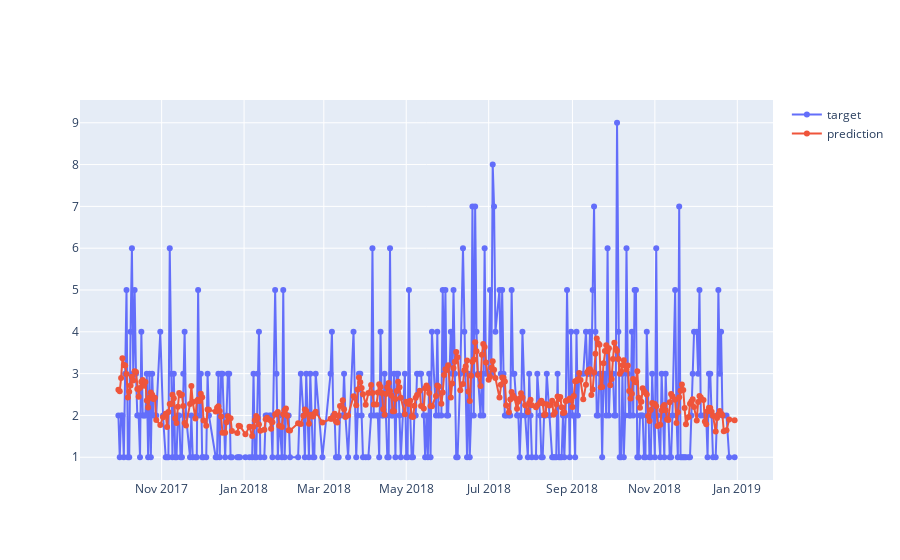

Notebook cell for this chart:
### Code cell
X , Y , maxes  = reshape_timeseries(d.iloc[:, 1:] , [0], window_size = 28 , take_curr = True , scale = True)
ntest_day = 365

nmodel = model(X , Y , learning_rate = 0.002, lstm_layers = [20 ] , lstm_dropout = [.3 ] ,
               dense_layers = [500] , dense_dropout = [.5] , batch_size = 64 , epochs = 20)

# Computing Validation scores : MAE - RMSE - MPE
y_predict = nmodel.predict(X[- ntest_day:]) * maxes
y_true = Y[- ntest_day:] * maxes

evaluate(y_true , y_predict , d.day[-365:])

### Figure 1 — Plotly figure (JSON) as saved in the notebook; plotly's stock layout.template omitted (floating-point values rounded to 4 significant figures; data arrays with more than 128 entries replaced by an {"elided": "..."} marker saying what was removed)
{"data": [{"mode": "lines+markers", "name": "target", "type": "scatter", "x": {"elided": "365 str values"}, "y": {"elided": "365 int values"}}, {"mode": "lines+markers", "name": "prediction", "type": "scatter", "x": {"elided": "365 str values"}, "y": {"elided": "365 float values"}}], "layout": {}}
